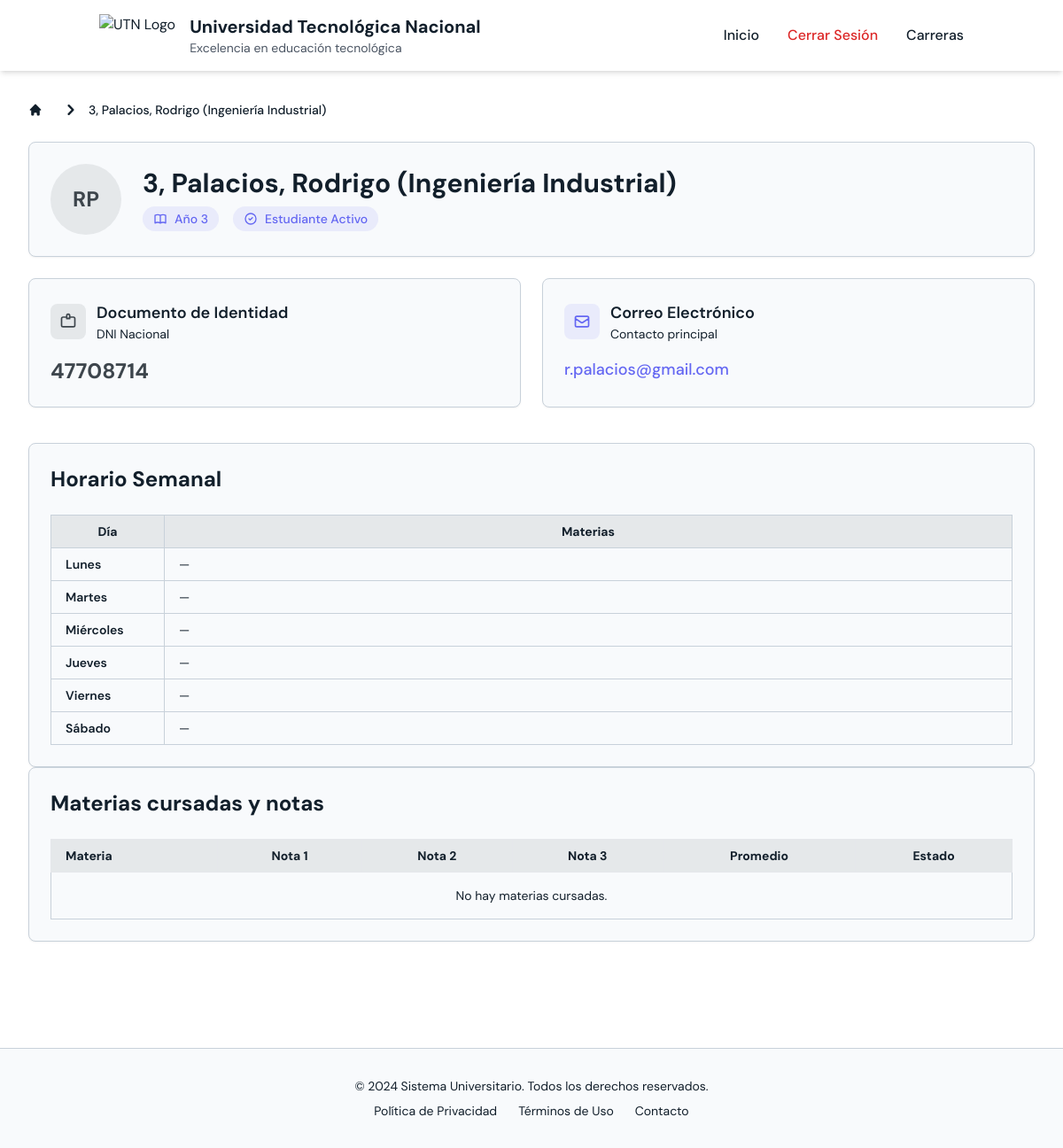
Page /alumnos/19/ on the earlier database version.
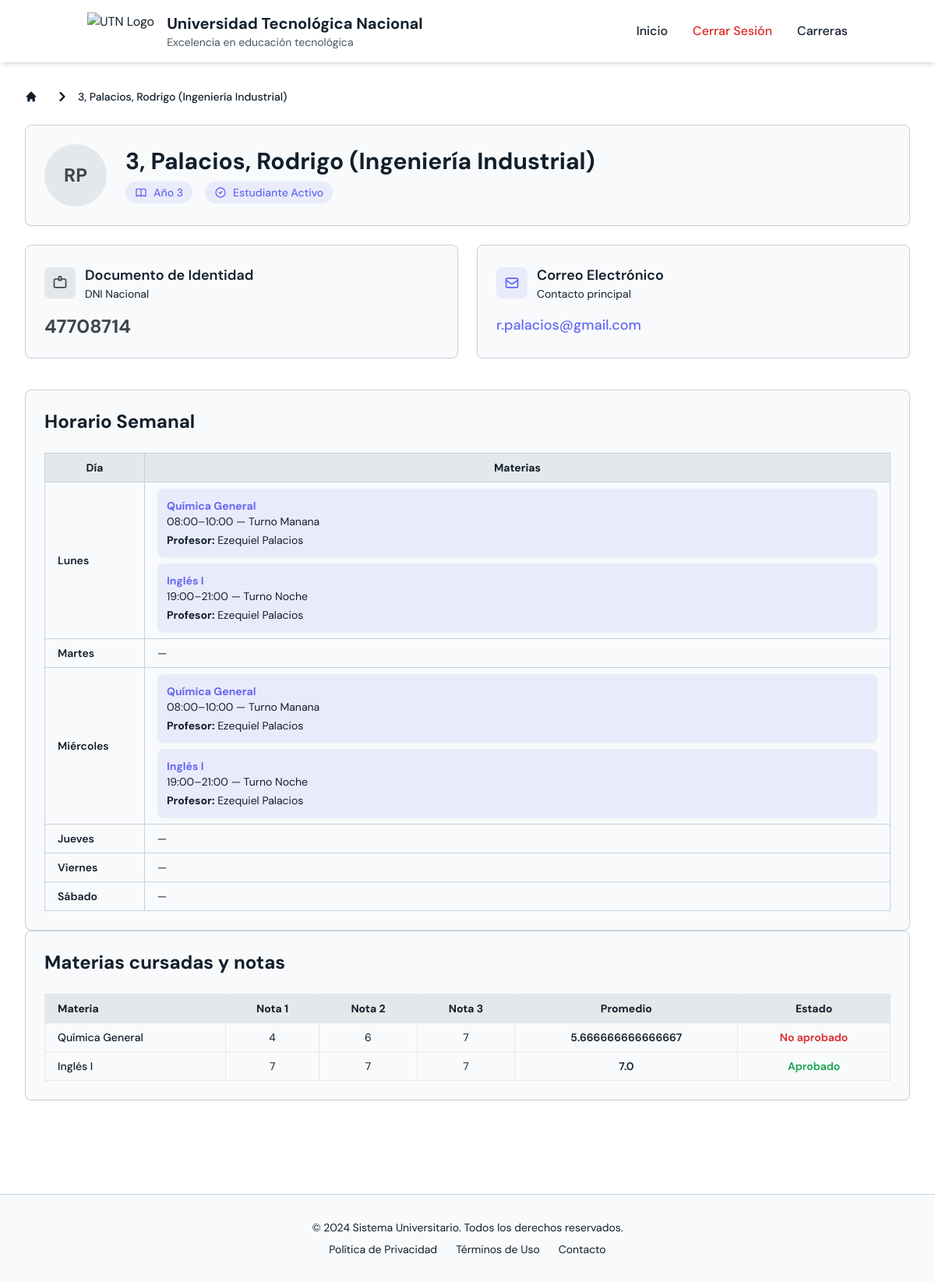
Same page on the later database version.
### UTN/models.py (models this page shows, shortened)
class MateriaCurso(models.Model):
    id_materia_curso = models.AutoField(primary_key=True)
    curso = models.ForeignKey(Curso, on_delete=models.CASCADE, related_name='materias')
    materia = models.ForeignKey(Materia, on_delete=models.CASCADE, related_name='cursos_ofrecidos')
    Opciones_Turno = [
        ('manana', 'Mañana'),
        ('tarde', 'Tarde'),
        ('noche', 'Noche'),
    ]
    turno_cursado = models.CharField(max_length=10, choices=Opciones_Turno)
    horario = models.CharField(max_length=50)
    modulo = models.CharField(max_length=50)
    grupo = models.CharField(max_length=50, null=True, blank=True)
    def parse_horario(self):
        partes = self.horario.split(" ")
        rango = partes[-1]
        dias_str = " ".join(partes[:-1])
        dias = [d.strip() for d in dias_str.split("y")]
        inicio_str, fin_str = rango.split("-")
        h_inicio = datetime.datetime.strptime(inicio_str, "%H:%M").time()
        h_fin = datetime.datetime.strptime(fin_str, "%H:%M").time()
        return dias, h_inicio, h_fin

class Materia(models.Model):
    nombre = models.CharField(max_length=100, default="")
    sigla = models.CharField(max_length=10, primary_key=True)
    ciclo_lectivo = models.PositiveIntegerField()
    correlativas_requeridas = models.ManyToManyField('self', blank=True, symmetrical=False, related_name='materias_que_la_requieren', verbose_name='Materias Correlativas Requeridas')
    def get_carreras_admin(self):
        """
        Genera una cadena de texto HTML para mostrar en el Admin con las carreras y sus IDs.
        """
        carreras = self.carreramateria_set.select_related('carrera').all()
        info_carreras = []
        for cm in carreras:
            info_carreras.append(f"{cm.carrera.nombre} (ID: **{cm.carrera.id_carrera}**)")
        return mark_safe("<br>".join(info_carreras))
    get_carreras_admin.short_description = 'Carreras Asociadas'

class AlumnoMateriaCurso(models.Model):
    id_alumno_materia_curso = models.AutoField(primary_key=True)
    alumno = models.ForeignKey(
        Alumno,
        on_delete=models.CASCADE,
        related_name='materias_curso'
    )
    materia_curso = models.ForeignKey(
        MateriaCurso,
        on_delete=models.CASCADE,
        related_name='alumnos'
    )
    nota_1 = models.PositiveSmallIntegerField(null=True, blank=True)
    nota_2 = models.PositiveSmallIntegerField(null=True, blank=True)
    nota_3 = models.PositiveSmallIntegerField(null=True, blank=True)
    promedio = models.FloatField(null=True, blank=True)
    nota = models.PositiveSmallIntegerField(null=True, blank=True)
    aprobado = models.BooleanField(default=False)
    finalizado = models.BooleanField(default=False)
    class Meta:
        unique_together = ('alumno', 'materia_curso')

### UTN/views.py (the view)
# urls.py: path('alumnos/<int:pk>/', AlumnoDetailView.as_view(), name='alumno_detail'),
class AlumnoDetailView(DetailView):
    model = Alumno
    template_name = 'alumno/alumno_detail.html'
    def get_context_data(self, **kwargs):
        context = super().get_context_data(**kwargs)
        alumno = self.object
        inscripciones = alumno.materias_curso.select_related(
            "materia_curso",
            "materia_curso__materia"
        )
        semana = {
            "Lunes": [], "Martes": [], "Miércoles": [],
            "Jueves": [], "Viernes": [], "Sábado": [],
        }
        for ins in inscripciones:
            mc = ins.materia_curso
            try:
                dias, hora_inicio, hora_fin = mc.parse_horario()
            except:
                continue
            profesores = mc.profesores.all()
            nombres_profesores = ", ".join(
                f"{p.profesor.nombre} {p.profesor.apellido}"
                for p in profesores
            )
            entrada = {
                "materia": mc.materia.nombre,
                "profesor": nombres_profesores or "Sin asignar",
                "horario": f"{hora_inicio.strftime('%H:%M')}–{hora_fin.strftime('%H:%M')}",
                "turno": mc.turno_cursado.capitalize(),
                "nota_1": ins.nota_1,
                "nota_2": ins.nota_2,
                "nota_3": ins.nota_3,
                "promedio": ins.promedio,
                "aprobado": ins.aprobado,
            }
            for dia in dias:
                dia = dia.strip()
                if dia in semana:
                    semana[dia].append(entrada)
        context["materias_cursadas"] = inscripciones
        context["semana"] = semana
        return context

### UTN/models.py (called while the page is built)
    def __str__(self):
        carrera_nombre = self.carrera.nombre if self.carrera else "Sin carrera"
        return f"{self.anio_universitario}, {self.apellido}, {self.nombre} ({carrera_nombre})"

### UTN/templates/alumno/alumno_detail.html (shortened to what the changed rows need)
<!DOCTYPE html>
<html lang="es">
<head>
    <script src="https://cdn.tailwindcss.com"></script>
</head>
<body class="min-h-screen bg-background text-foreground">
    <nav class="bg-white shadow-md sticky top-0 z-50">
        <div class="container mx-auto px-6 py-4">
            <div class="flex items-center justify-between">
                <div class="flex items-center">
                    <div>
                        <h1 class="text-xl font-bold">Universidad Tecnológica Nacional</h1>
                    </div>
                </div>
            </div>
        </div>
    </nav>
    <main class="max-w-7xl mx-auto px-4 sm:px-6 lg:px-8 py-8">
        <div class="bg-card rounded-lg border border-border shadow-sm p-6 mb-6">
            <div class="flex items-center space-x-6">
                <div class="flex-1 min-w-0">
                    <h1 class="text-3xl font-bold text-foreground mb-2">{{ object }}</h1>
                </div>
            </div>
        </div>
        <div class="bg-card rounded-lg border border-border shadow-sm p-6 mt-10">
            <h2 class="text-2xl font-bold mb-6 text-foreground">Horario Semanal</h2>
            <div class="overflow-x-auto">
                <table class="min-w-full border border-border text-sm">
                    <thead class="bg-primary/10">
                        <tr>
                            <th class="border border-border px-4 py-2">Día</th>
                            <th class="border border-border px-4 py-2">Materias</th>
                        </tr>
                    </thead>
                    <tbody>
                        {% for dia, materias in semana.items %}
                        <tr class="hover:bg-muted/50 transition">
                            <td class="border border-border px-4 py-2 font-semibold w-32">{{ dia }}</td>
                            <td class="border border-border px-4 py-2">
                                {% if materias %}
                                <ul class="space-y-2">
                                    {% for m in materias %}
                                    <li class="bg-secondary/10 p-3 rounded-lg shadow-sm">
                                        <p class="font-bold text-secondary">{{ m.materia }}</p>
                                        <p class="text-sm text-muted-foreground">
                                            {{ m.horario }} — Turno {{ m.turno|title }}
                                        </p>
                                        <p class="mt-1 text-sm">
                                            <strong>Profesor:</strong> {{ m.profesor }}
                                        </p>
                                    </li>
                                    {% endfor %}
                                </ul>
                                {% else %}
                                <span class="text-muted-foreground">—</span>
                                {% endif %}
                            </td>
                        </tr>
                        {% endfor %}
                    </tbody>
                </table>
            </div>
        </div>
        <div class="bg-card rounded-lg border border-border shadow-sm p-6 mb-10">
            <h2 class="text-2xl font-bold mb-6 text-foreground">
                Materias cursadas y notas
            </h2>
            <div class="overflow-x-auto">
                <table class="min-w-full border border-border text-sm">
                    <thead class="bg-primary/10">
                        <tr>
                            <th class="border px-4 py-2 text-left">Materia</th>
                            <th class="border px-4 py-2">Nota 1</th>
                            <th class="border px-4 py-2">Nota 2</th>
                            <th class="border px-4 py-2">Nota 3</th>
                            <th class="border px-4 py-2">Promedio</th>
                            <th class="border px-4 py-2">Estado</th>
                        </tr>
                    </thead>
                    <tbody>
                        {% for ins in materias_cursadas %}
                        <tr class="hover:bg-muted/50 transition">
                            <td class="border px-4 py-2 font-medium">
                                {{ ins.materia_curso.materia.nombre }}
                            </td>
                            <td class="border px-4 py-2 text-center">
                                {{ ins.nota_1|default:"—" }}
                            </td>
                            <td class="border px-4 py-2 text-center">
                                {{ ins.nota_2|default:"—" }}
                            </td>
                            <td class="border px-4 py-2 text-center">
                                {{ ins.nota_3|default:"—" }}
                            </td>
                            <td class="border px-4 py-2 text-center font-semibold">
                                {{ ins.promedio|default:"—" }}
                            </td>
                            <td class="border px-4 py-2 text-center">
                                {% if ins.finalizado %}
                                    {% if ins.aprobado %}
                                        <span class="text-green-600 font-semibold">
                                            Aprobado
                                        </span>
                                    {% else %}
                                        <span class="text-red-600 font-semibold">
                                            No aprobado
                                        </span>
                                    {% endif %}
                                {% else %}
                                    <span class="text-muted-foreground">
                                        En curso
                                    </span>
                                {% endif %}
                            </td>
                        </tr>
                        {% empty %}
                        <tr>
                            <td colspan="6" class="text-center text-muted-foreground py-4">
                                No hay materias cursadas.
                            </td>
                        </tr>
                        {% endfor %}
                    </tbody>
                </table>
            </div>
        </div>
    </main>
</body>
</html>

Differences in the rows shown:
now on this page (row unchanged): MateriaCurso: materia "Química General", horario "08:00–10:00", turno "Manana", profesor "Ezequiel Palacios"
now on this page (row unchanged): MateriaCurso: materia "Inglés I", horario "19:00–21:00", turno "Noche", profesor "Ezequiel Palacios"
added AlumnoMateriaCurso: materia_curso.materia.nombre "Química General", nota_1 "4", nota_2 "6", nota_3 "7", promedio "5.666666666666667", finalizado "No aprobado"
added AlumnoMateriaCurso: materia_curso.materia.nombre "Inglés I", nota_1 "7", nota_2 "7", nota_3 "7", promedio "7.0", finalizado "Aprobado"
Other differences:
text no longer shown: "No hay materias cursadas."
